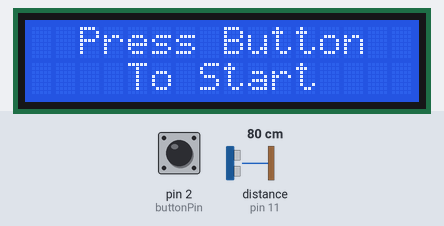
Recording of a sketch running on a simulated Arduino Uno, built with avr-gcc and run on an emulated ATmega328P. On the bench: 16×2 character LCD. Inputs (shaded band) come from the test bench; at power-on: pin 2 (buttonPin) HIGH, distance to the obstacle (sensor on pin 11) 80 cm. The echo pulse lasts 58.3 µs per cm; what the sketch prints to the serial monitor is not drawn.

Above: at 1.2 s.
1.3 s: pin 2 (buttonPin) pulled LOW for 0.15 s
At 2.5 s:
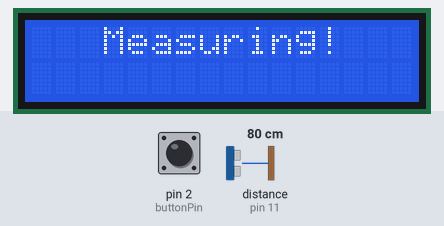
At 3.2 s:
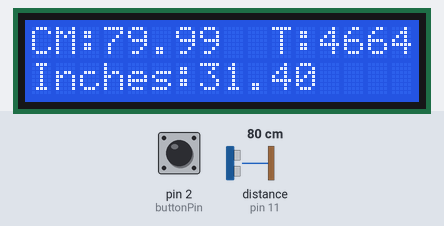
7.3 s: pin 2 (buttonPin) pulled LOW for 1 s
Timing chart, 0 to 10.3 s (numbered marks = the images above; inputs shaded):
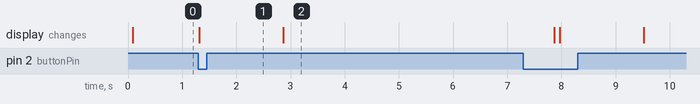

The sketch:

HCSR04-DistanceSensor-LCD.ino
```cpp
/*
 * Distance measuring thing using HCSR-04, I2C 1602 LCD and a button;
 *
 * SCL = A5
 * SDA = A4
 */
#include <Wire.h>
#include <LiquidCrystal_I2C.h>

int buttonPin = 2;
int buttonVal;
// LCD
LiquidCrystal_I2C myLcd(0x27, 2, 1, 0, 4, 5, 6, 7, 3, POSITIVE);

// HCSR04
int trigPin = 12;
int echoPin = 11;
int pingTravelTime;
float inches, cm;

int numOfMeasurements = 50;
int i, average;
long total;

void setup() {
  // put your setup code here, to run once:
  pinMode(buttonPin, INPUT);
  digitalWrite(buttonPin, HIGH);

  pinMode(trigPin, OUTPUT);
  pinMode(echoPin, INPUT);

  Serial.begin(9600);
}

void loop() {
  // put your main code here, to run repeatedly:
  myLcd.clear();
  myLcd.begin(16, 2);
  myLcd.setCursor(2, 0);
  myLcd.print("Press Button");
  myLcd.setCursor(4, 1);
  myLcd.print("To Start");

  //Loop here when button is not pressed.
  while(digitalRead(buttonPin) == 1){

  }

  myLcd.clear();
  myLcd.setCursor(3,0);
  Serial.println("Measuring!");
  myLcd.print("Measuring!");
  total = 0;

  // Do the recording a bunch of times to create an average to make it more accurate.
  for(i=0; i<50; i++){
    digitalWrite(trigPin, LOW);
    delayMicroseconds(10); // 1000000 Microseconds = 1 Second
    digitalWrite(trigPin, HIGH);
    delayMicroseconds(10);
    digitalWrite(trigPin, LOW);
    pingTravelTime = pulseIn(echoPin, HIGH);
    delay(25);
    total = total + pingTravelTime;
    Serial.println(total);
  }

  average = total / 50;
  Serial.print("Average: ");
  Serial.println(average);

  // Conversions
  inches = ((average*765.*5280.*12)/(3600.*1000000))/2;
  cm = (average * 0.0343)/2;

  myLcd.clear();

  myLcd.setCursor(0, 0);
  myLcd.print("CM:");
  myLcd.setCursor(3, 0);
  myLcd.print(cm);

  myLcd.setCursor(10, 0);
  myLcd.print("T:");
  myLcd.setCursor(12, 0);
  myLcd.print(average);

  myLcd.setCursor(0, 1);
  myLcd.print("Inches:");
  myLcd.setCursor(7, 1);
  myLcd.print(inches);

  delay(5000);
}
```

Measured:
- after the input at 1.3 s, the display: changes at once (image 1)
